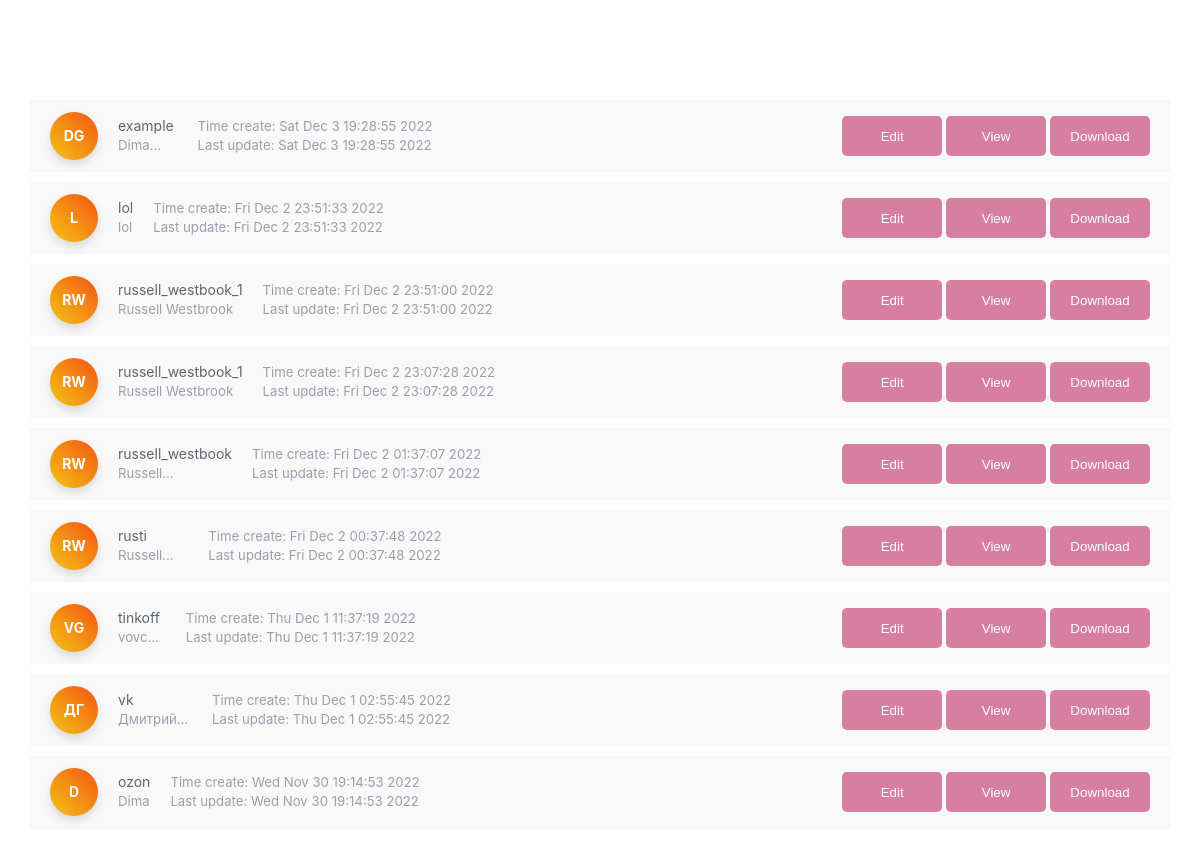
The page /show/ (signed in) on the database its author committed.
### pdf_converter/models.py (models this page shows)
class Resume(models.Model):
    filename = models.CharField(max_length=255)
    name = models.CharField(max_length=255)
    photo = models.ImageField(upload_to="photos/%Y/%m/%d")
    contacts = models.TextField(blank=True)
    education = models.TextField(blank=True)
    awards = models.TextField(blank=True)
    skills = models.TextField(blank=True)
    username = models.CharField(max_length=255)
    time_create = models.DateTimeField(auto_now_add=True)
    time_update = models.DateTimeField(auto_now=True)
    def get_first_letters(self):
        ls = self.name.split(' ')
        if len(ls) >= 2:
            return f'{(ls[0][0] + ls[1][0]).upper()}'
        if len(ls) == 1:
            return f'{ls[0][0].upper()}'
        return ''

### pdf_converter/views.py (the view)
# urls.py: path('show/', show_archive, name='show_archive'),
def show_archive(request):
    posts = Resume.objects.filter(username=f'{request.user.username}').order_by('-time_create')
    return render(request, 'pdf_converter/archive.html', {'posts': posts})

### pdf_converter/templates/pdf_converter/archive.html (shortened to what this page needs)
{% load static %}
<!DOCTYPE html>
<html lang="en">
<head>
    <link type="text/css" href="{% static 'pdf_converter/css/archive.css' %}" rel="stylesheet"/>
</head>
<body>
<div class="page-content page-container" id="page-content">
   <div class="padding">
      <div class="row">
         <div class="col-sm-1">
            <div class="list list-row block">
                {% for post in posts %}
               <div class="list-item" data-id="19">
                  <div><span class="w-48 avatar gd-warning">{{ post.get_first_letters }}</span></div>
                  <div class="flex">
                     <a href="{% url 'show_resume' post.pk %}" class="item-author text-color" data-abc="true">{{ post.filename }}</a>
                      <div class="item-except text-muted text-sm h-1x"><a href="{% url 'show_resume' post.pk %}" class="no-blue">{{ post.name }}</a></div>
                  </div>
                  <div class="no-wrap">
                      <div class="item-date text-muted text-sm d-none d-md-block">Time create: {{ post.time_create.ctime }}</div>
                      <div class="item-date text-muted text-sm d-none d-md-block">Last update: {{ post.time_create.ctime }}</div>
                  </div>
                   <div class="open">
                       <a href="{% url 'show_resume' post.pk %}"> <button class="onbutton" data-tooltip="Watch resume">Edit</button> </a>
                       <a href="{% url 'download' post.pk %}"> <button class="onbutton" data-tooltip="Watch resume">View</button> </a>
                       <a href="{% url 'download' post.pk %}"> <button class="onbutton" data-tooltip="Watch resume"> Download</button> </a>
                   </div>
               </div>
                {% endfor %}
            </div>
         </div>
      </div>
   </div>
</div>
</body>
</html>

### pdf_converter/static/pdf_converter/css/archive.css (style rules this page uses)
body { margin: 0; font-family: -apple-system, BlinkMacSystemFont, "Segoe UI", Roboto, "Helvetica Neue", Arial, sans-serif, "Apple Color Emoji", "Segoe UI Emoji", "Segoe UI Symbol"; font-size: .875rem; font-weight: 400; line-height: 1.4285714286; color: #212529; text-align: left; }
#page-content { margin-top:100px; }
a { color: #448bff; text-decoration: none; background-color: transparent; }
@media (min-width:576px) { .col-sm-1 { flex: 0 0 50%; max-width: 100% } }
.text-muted { color: #99a0ac!important }
.block, .card { background: #fff; border-width: 0; border-radius: .25rem; box-shadow: 0 1px 3px rgba(0, 0, 0, .05); margin-bottom: 1.5rem }
.avatar { position: relative; line-height: 1; border-radius: 500px; white-space: nowrap; font-weight: 700; border-radius: 100%; display: -ms-flexbox; display: flex; -ms-flex-pack: center; justify-content: center; -ms-flex-align: center; align-items: center; -ms-flex-negative: 0; flex-shrink: 0; border-radius: 500px; box-shadow: 0 5px 10px 0 rgba(50, 50, 50, .15) }
.gd-warning { color: #fff; border: none; background: #f4c414 linear-gradient(45deg, #f4c414, #f45414) }
@media (min-width:992px) { .page-container { max-width: 1140px; margin: 0 auto } }
.list { padding-left: 0; padding-right: 0 }
.list-item { position: relative; display: -ms-flexbox; display: flex; -ms-flex-direction: column; flex-direction: column; min-width: 0; word-wrap: break-word; margin-bottom: 10px; background-color: #f9f9fa }
.list-row .list-item { -ms-flex-direction: row; flex-direction: row; -ms-flex-align: center; align-items: center; padding: .75rem .625rem }
.list-row .list-item>* { padding-left: .625rem; padding-right: .625rem }
.no-wrap { white-space: nowrap }
.text-color { color: #5e676f }
.text-sm { font-size: .825rem }
.h-1x { height: 1.25rem; overflow: hidden; display: -webkit-box; -webkit-line-clamp: 1; -webkit-box-orient: vertical }
.w-48 { width: 48px!important; height: 48px!important }
a:link { text-decoration: none; }
.item-except a { display: block; width: 100%; height: 100%; }
.no-blue { color: #99a0ac!important }
.open { margin-left: 5px; width: 100%; text-align: right; }
.onbutton { width:100px; height:40px; border:none; border-radius:5px; background-color:#D77FA1; color:#fff; cursor:pointer; }

### rows shown on the page
Resume: get_first_letters "DG", filename "example", time_create.ctime "Sat Dec 3 19:28:55 2022"
Resume: get_first_letters "L", filename "lol", name "lol", time_create.ctime "Fri Dec 2 23:51:33 2022"
Resume: get_first_letters "RW", filename "russell_westbook_1", name "Russell Westbrook", time_create.ctime "Fri Dec 2 23:51:00 2022"
Resume: get_first_letters "RW", filename "russell_westbook_1", name "Russell Westbrook", time_create.ctime "Fri Dec 2 23:07:28 2022"
Resume: get_first_letters "RW", filename "russell_westbook", time_create.ctime "Fri Dec 2 01:37:07 2022"
Resume: get_first_letters "RW", filename "rusti", time_create.ctime "Fri Dec 2 00:37:48 2022"
Resume: get_first_letters "VG", filename "tinkoff", time_create.ctime "Thu Dec 1 11:37:19 2022"
Resume: get_first_letters "ДГ", filename "vk", time_create.ctime "Thu Dec 1 02:55:45 2022"
Resume: get_first_letters "D", filename "ozon", name "Dima", time_create.ctime "Wed Nov 30 19:14:53 2022"
